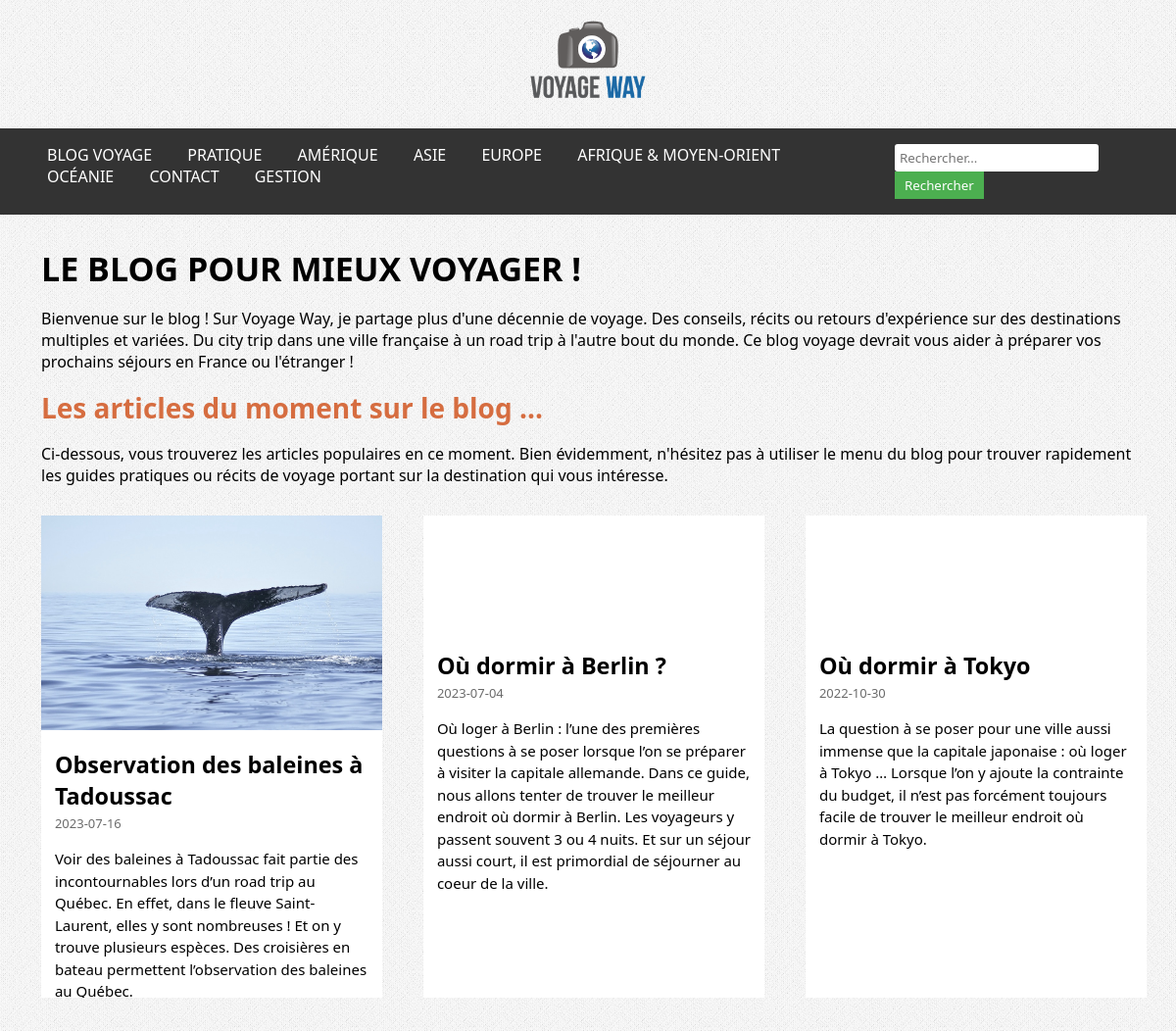
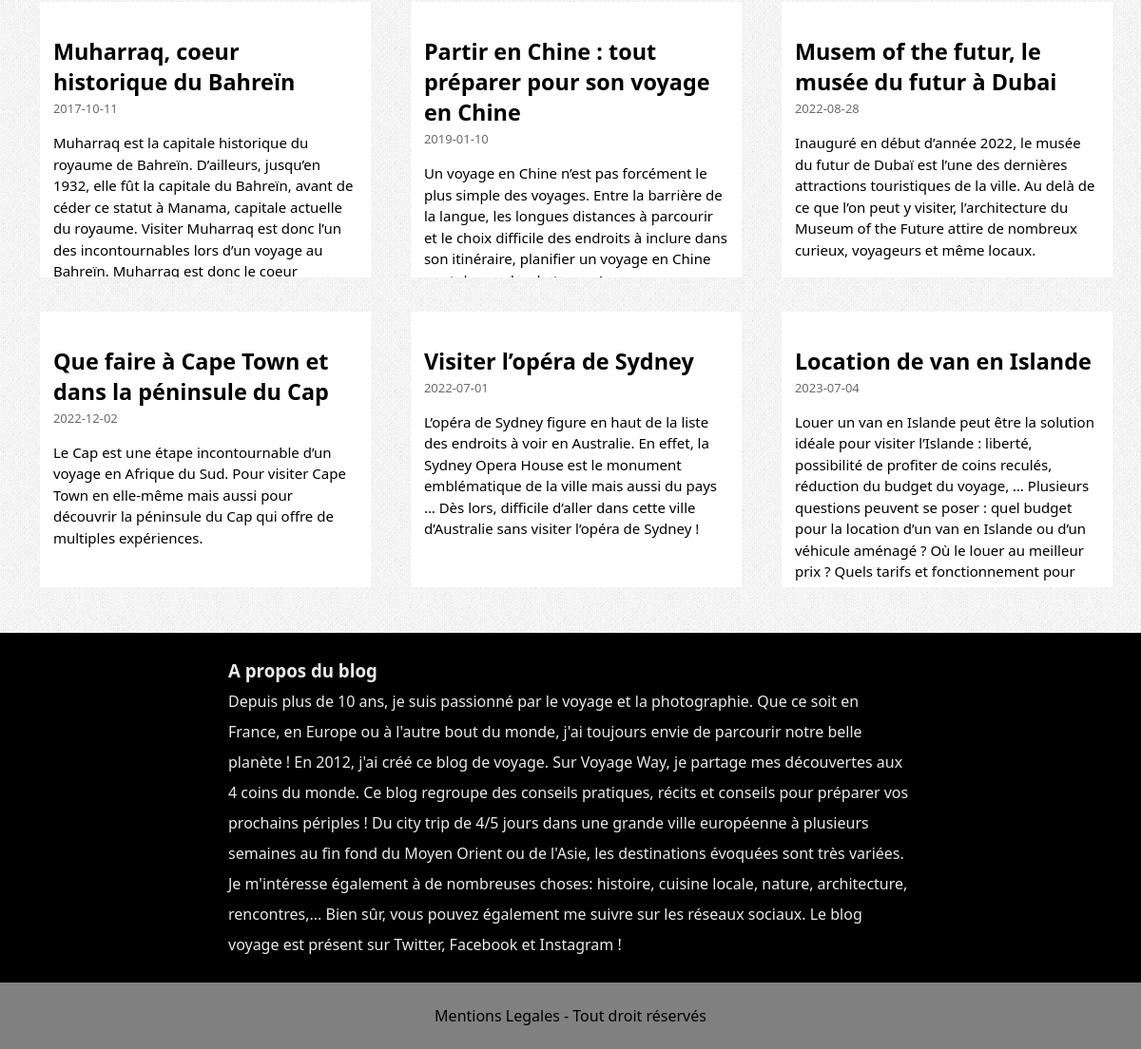
The page / on the database its author committed (2 pictures, top to bottom).
### tables this page shows
CREATE TABLE IF NOT EXISTS `article` (
  `id_article` int NOT NULL AUTO_INCREMENT,
  `titre` varchar(90) NOT NULL,
  `date` date NOT NULL,
  `photo_principale` varchar(255) NOT NULL,
  `resume` varchar(1000) NOT NULL,
  `sous_titre_1` varchar(100) NOT NULL,
  `contenu_1` text NOT NULL,
  `photo_1` varchar(255) NOT NULL,
  `sous_titre_2` varchar(90) NOT NULL,
  `contenu_2` text NOT NULL,
  `photo_2` varchar(255) NOT NULL,
  `sous_titre_3` varchar(90) NOT NULL,
  `photo_3` varchar(255) NOT NULL,
  `contenu_3` text NOT NULL,
  `categorie` int NOT NULL,
  PRIMARY KEY (`id_article`),
  KEY `FK_id_categorie_article` (`categorie`)
);

### components/connexion.php (called while the page is built, shortened)
<?php
    class MaConnexion {
        private $Connection;
        public function __construct($NewDatabaseName, $NewUser, $NewPassword, $NewHost)
        {
            $this->DatabaseName = $NewDatabaseName;
            $this->User = $NewUser;
            $this->Password = $NewPassword;
            $this->Host = $NewHost;
            try {
                $DataSourceName = "mysql:host=$this->Host;dbname=$this->DatabaseName;charset=utf8mb4";
                $this->Connection = new PDO($DataSourceName, $this->User, $this->Password);
                $this->Connection->setAttribute(PDO::ATTR_ERRMODE, PDO::ERRMODE_EXCEPTION);
            } catch (PDOException $e) {
                echo "Erreur: " . $e->getMessage();
            }
        }
        public function select($Table, $Column, $ConditionField = 1)
        {
            try {
                $SQLQueryString = "SELECT $Column FROM $Table WHERE $ConditionField";
                $Result = $this->Connection->query($SQLQueryString);
                return $Result->fetchAll(PDO::FETCH_ASSOC);
            } catch (PDOException $e) {
                echo "Erreur: " . $e->getMessage();
                return false;
            }
        }
    }
?>

### index.php (the view, shortened to what this page needs)
<?php
    require_once("components/connexion.php");
    $DatabaseName = "viaje";
    $NewConnection = new MaConnexion($DatabaseName, "root", "", "localhost");
    $Result = $NewConnection->select("article", "*");
?>
<!DOCTYPE html>
<html lang="en">
<head>
    <link rel="stylesheet" href="style.css">
</head>
<body>
    <header>
        <?php include_once './components/navbar.php' ?>
    </header>
    <main>
        <section class="entete">
            <h1 class="titre">Le blog pour mieux voyager !</h1>
            <p class="presentation">
                Bienvenue sur le blog ! Sur Voyage Way, je partage plus d'une décennie de voyage. Des conseils, récits ou retours d'expérience sur des destinations multiples et variées. Du city trip dans une ville française à un road trip à l'autre bout du monde. Ce blog voyage devrait vous aider à préparer vos prochains séjours en France ou l'étranger !
            </p>
            <h2>Les articles du moment sur le blog ...</h2>
            <p class="presentation">
                Ci-dessous, vous trouverez les articles populaires en ce moment. Bien évidemment, n'hésitez pas à utiliser le menu du blog pour trouver rapidement les guides pratiques ou récits de voyage portant sur la destination qui vous intéresse.
            </p>
        </section>
        <section class="affichageArticles">
            <?php
            foreach($Result as $display){
                echo
                '<div class="card">
                    <div>
                        <img src="' .$display['photo_principale']. '" class="cardImage" alt="">
                    </div>
                    <div class= "cardText">
                        <a href="article.php?id_article=' . $display['id_article'] . '" class="cardTitle"><h3>' . $display['titre'] . '</h3></a>
                        <p class="date">' . $display['date'] . '</p>
                        <p class="resume">' . $display['resume'] . '</p>
                    </div>
                </div>';
            }
            ?>
        </section>
    </main>
<footer>
    <?php include_once './components/footer.php' ?>
</footer>
</body>
</html>

### components/navbar.php (shortened to what this page needs)
<link rel="stylesheet" href="https://cdnjs.cloudflare.com/ajax/libs/font-awesome/6.4.0/css/all.min.css"
integrity="sha512-iecdLmaskl7CVkqkXNQ/ZH/XLlvWZOJyj7Yy7tcenmpD1ypASozpmT/E0iPtmFIB46ZmdtAc9eNBvH0H/ZpiBw=="
crossorigin="anonymous" />
<a href="index.php"><img id="Blazon" class="logo" src="./images/icons_site_main.png" alt="L'image principale du site" ></a>
<nav class="navbar">
    <div class="topnav" id="myTopnav">
        <a href="./index.php">BLOG VOYAGE</a>
        <div class="dropdown">
            <a href="#">PRATIQUE</a>
        </div>
        <div class="dropdown">
            <a href="#">AMÉRIQUE</a>
        </div>
        <div class="dropdown">
            <a href="#">ASIE</a>
        </div>
        <div class="dropdown">
            <a href="#">EUROPE</a>
        </div>
        <div class="dropdown">
            <a href="#">AFRIQUE &amp; MOYEN-ORIENT</a>
        </div>
        <div class="dropdown">
            <a href="#">OCÉANIE</a>
        </div>
        <div class="dropdown">
            <a href="./contact.php">CONTACT</a>
        </div>
        <div class="dropdown">
            <a href="./gestion.php">GESTION</a>
        </div>
    </div>
    <div class="topnav" id="search">
        <input type="text" placeholder="Rechercher...">
        <button type="submit">Rechercher</button>
    </div>
</nav>

### components/footer.php
<div>
    <h3>A propos du blog</h3>
    <p>Depuis plus de 10 ans, je suis passionné par le voyage et la photographie. Que ce soit en France, en Europe ou à l'autre bout du monde, j'ai toujours envie de parcourir notre belle planète ! En 2012, j'ai créé ce blog de voyage.
    Sur Voyage Way, je partage mes découvertes aux 4 coins du monde. Ce blog regroupe des conseils pratiques, récits et conseils pour préparer vos prochains périples ! Du city trip de 4/5 jours dans une grande ville européenne à plusieurs semaines au fin fond du Moyen Orient ou de l'Asie, les destinations évoquées sont très variées. Je m'intéresse également à de nombreuses choses: histoire, cuisine locale, nature, architecture, rencontres,...
    Bien sûr, vous pouvez également me suivre sur les réseaux sociaux. Le blog voyage est présent sur Twitter, Facebook et Instagram !
    </p>
</div>
<div>
    Mentions Legales - Tout droit réservés
</div>

### style.css (style rules this page uses)
* { font-family: "Segoe UI", Helvetica, Arial, sans-serif, "Apple Color Emoji", "Segoe UI Emoji", "Segoe UI Symbol"; padding: 0; margin: 0; }
body { display: flex; flex-direction: column; background-image: url(images/body-bg1.png); }
header { display: flex; flex-direction: column; }
header #Blazon { height: 100%; width: 10%; margin-top: 1em; }
header nav { margin-top: 1em; margin-bottom: 2em; }
footer div { display: block; padding-left: 20%; padding-right: 20%; padding-top: 1.5em; padding-bottom: 1.5em; }
footer div:first-child { background-color: #000; color: #ebe9ea; line-height: 2em; }
footer div:last-child { background-color: grey; text-align: center; }

### index.php (style rules this page uses)
.titre { text-transform: uppercase; font-weight: bold; font-size: 34px; margin-bottom: 1.5%; }
.entete { padding: 0 3.5%; }
.entete h2 { color:#D66D40; font-size: 28px; margin-bottom: 1.5%; }
.presentation { margin-bottom: 1.6%; }
.affichageArticles { display: flex; justify-content: flex-start; flex-wrap: wrap; padding: 1% 0 ; }
.card { display: grid; justify-items: center; width: 29%; background-color: #fff; margin-left: 3.5%; margin-bottom: 3%; }
.cardImage { width: 100%; }
.cardText { padding: 4%; height: 15em; overflow: hidden; }
.cardTitle { color: #000; font-size: 20px; text-decoration: none; }
.date { color: #6B6B6B; font-size: 13px; margin-top: 1%; }
.resume { line-height: 1.5; font-size: 15px; margin-top: 5%; }

### components/navbar.php (style rules this page uses)
.logo { width: 200px; height: auto; display: block; margin: 10px auto; }
.navbar { background-color: #333; padding-top: 1em; padding-right: 3em; padding-bottom: 1em; padding-left: 3em; display: flex; position: relative; z-index: 2; }
.navbar a { color: white; font-size: 1em; margin-right: 2em; text-decoration: none; }
.dropdown { position: relative; display: inline-block; }
#search { display: inline-block; }
#search input[type="text"] { padding: 5px; border-radius: 3px; border: none; }
#search button { padding: 5px 10px; background-color: #4CAF50; color: white; border: none; cursor: pointer; }

### rows shown on the page
article: photo_principale (picture), titre "Observation des baleines à Tadoussac", date "2023-07-16", resume "Voir des baleines à Tadoussac fait partie des incontournables lors d’un road trip au Québec. En effet, dans le fleuve Saint-Laurent, elles y sont nombreuses ! Et on y trouve plusieurs espèces. Des croisières en bateau permettent l’observation des baleines au Québec."
article: titre "Où dormir à Berlin ?", date "2023-07-04", resume "Où loger à Berlin : l’une des premières questions à se poser lorsque l’on se préparer à visiter la capitale allemande. Dans ce guide, nous allons tenter de trouver le meilleur endroit où dormir à Berlin. Les voyageurs y passent souvent 3 ou 4 nuits. Et sur un séjour aussi court, il est primordial de séjourner au coeur de la ville."
article: titre "Où dormir à Tokyo", date "2022-10-30", resume "La question à se poser pour une ville aussi immense que la capitale japonaise : où loger à Tokyo … Lorsque l’on y ajoute la contrainte du budget, il n’est pas forcément toujours facile de trouver le meilleur endroit où dormir à Tokyo."
article: titre "Muharraq, coeur historique du Bahreïn", date "2017-10-11", resume "Muharraq est la capitale historique du royaume de Bahreïn. D’ailleurs, jusqu’en 1932, elle fût la capitale du Bahreïn, avant de céder ce statut à Manama, capitale actuelle du royaume. Visiter Muharraq est donc l’un des incontournables lors d’un voyage au Bahreïn. Muharraq est donc le coeur…"
article: titre "Partir en Chine : tout préparer pour son voyage en Chine", date "2019-01-10", resume "Un voyage en Chine n’est pas forcément le plus simple des voyages. Entre la barrière de la langue, les longues distances à parcourir et le choix difficile des endroits à inclure dans son itinéraire, planifier un voyage en Chine…"
article: titre "Musem of the futur, le musée du futur à Dubai", date "2022-08-28", resume "Inauguré en début d’année 2022, le musée du futur de Dubaï est l’une des dernières attractions touristiques de la ville. Au delà de ce que l’on peut y visiter, l’architecture du Museum of the Future attire de nombreux curieux, voyageurs et même locaux."
article: titre "Que faire à Cape Town et dans la péninsule du Cap", date "2022-12-02", resume "Le Cap est une étape incontournable d’un voyage en Afrique du Sud. Pour visiter Cape Town en elle-même mais aussi pour découvrir la péninsule du Cap qui offre de multiples expériences."
article: titre "Visiter l’opéra de Sydney", date "2022-07-01", resume "L’opéra de Sydney figure en haut de la liste des endroits à voir en Australie. En effet, la Sydney Opera House est le monument emblématique de la ville mais aussi du pays … Dès lors, difficile d’aller dans cette ville d’Australie sans visiter l’opéra de Sydney !"
article: titre "Location de van en Islande", date "2023-07-04", resume "Louer un van en Islande peut être la solution idéale pour visiter l’Islande : liberté, possibilité de profiter de coins reculés, réduction du budget du voyage, … Plusieurs questions peuvent se poser : quel budget pour la location d’un van en Islande ou d’un véhicule aménagé ? Où le louer au meilleur prix ? Quels tarifs et fonctionnement pour…"
